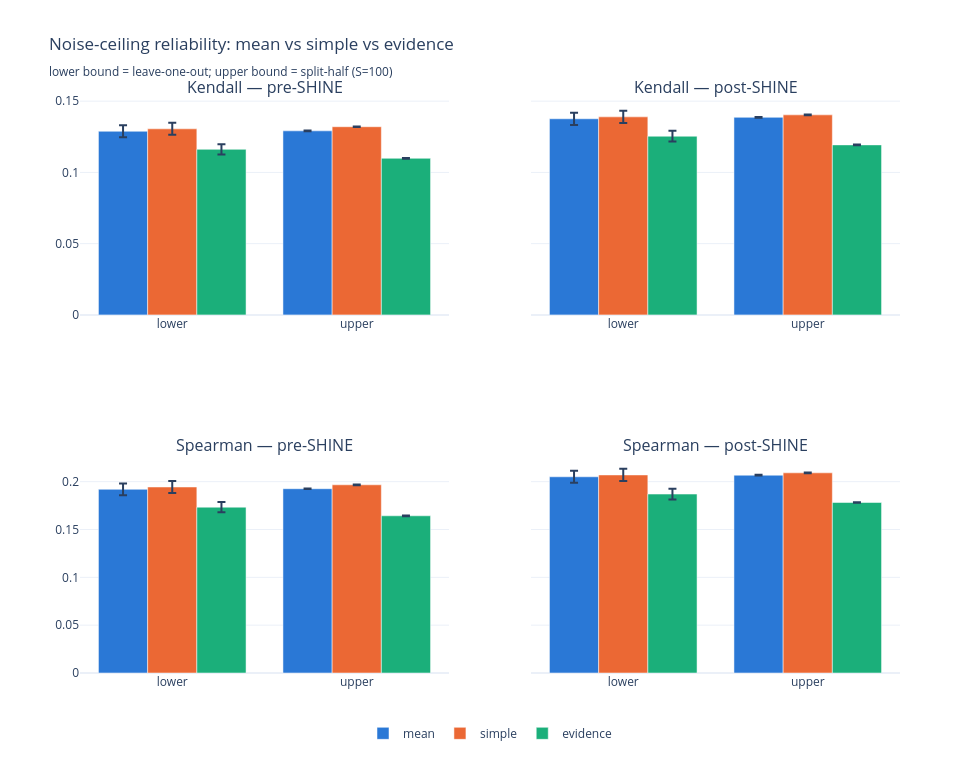

Source (notebook cell):
### Markdown cell above
## Figure: reliability by aggregator, bound, metric, and cohort

2×2 grid (rows = metric, cols = cohort), each subplot a grouped bar chart (x = bound, grouped/colored by aggregator), bar height = mean, error bars = SEM.

### Code cell
_METRICS = ["kendall", "spearman"]
_COHORTS = ["pre", "post"]
_AGGREGATIONS = ["mean", "simple", "evidence"]
_BOUNDS = ["lower", "upper"]
_COLORS = {k: v["main"] for k, v in role_palette(_AGGREGATIONS).items()}

fig = make_subplots(
    rows=2, cols=2,
    subplot_titles=[f"{metric.title()} — {cohort}-SHINE" for metric in _METRICS for cohort in _COHORTS],
    shared_yaxes=True,
)

for row, metric in enumerate(_METRICS, start=1):
    for col, cohort in enumerate(_COHORTS, start=1):
        cell = summary[(summary["metric"] == metric) & (summary["cohort"] == cohort)]
        for aggregation in _AGGREGATIONS:
            sub = cell[cell["aggregation"] == aggregation].set_index("bound").reindex(_BOUNDS)
            fig.add_trace(
                go.Bar(
                    x=_BOUNDS, y=sub["mean"], error_y=dict(type="data", array=sub["sem"]),
                    name=aggregation, marker_color=_COLORS[aggregation],
                    legendgroup=aggregation, showlegend=(row == 1 and col == 1),
                ),
                row=row, col=col,
            )

fig.update_layout(
    title="Noise-ceiling reliability: mean vs simple vs evidence"
          "<br><sub>lower bound = leave-one-out; upper bound = split-half (S=100)</sub>",
    barmode="group", template=_TEMPLATE, height=760, width=980,
    legend=dict(orientation="h", y=-0.08, x=0.5, xanchor="center"),
)
fig.show()

### Figure 1 — Plotly figure (JSON) as saved in the notebook; plotly's stock layout.template omitted (floating-point values rounded to 4 significant figures)
{"data": [{"error_y": {"array": [0.004201, 0.0002506], "type": "data"}, "legendgroup": "mean", "marker": {"color": "#2a78d6"}, "name": "mean", "showlegend": true, "x": ["lower", "upper"], "y": [0.1289, 0.1292], "type": "bar", "xaxis": "x", "yaxis": "y"}, {"error_y": {"array": [0.004224, 0.0002432], "type": "data"}, "legendgroup": "simple", "marker": {"color": "#eb6834"}, "name": "simple", "showlegend": true, "x": ["lower", "upper"], "y": [0.1306, 0.1321], "type": "bar", "xaxis": "x", "yaxis": "y"}, {"error_y": {"array": [0.003657, 0.0002651], "type": "data"}, "legendgroup": "evidence", "marker": {"color": "#1baf7a"}, "name": "evidence", "showlegend": true, "x": ["lower", "upper"], "y": [0.1162, 0.1099], "type": "bar", "xaxis": "x", "yaxis": "y"}, {"error_y": {"array": [0.004278, 0.000254], "type": "data"}, "legendgroup": "mean", "marker": {"color": "#2a78d6"}, "name": "mean", "showlegend": false, "x": ["lower", "upper"], "y": [0.1376, 0.1387], "type": "bar", "xaxis": "x2", "yaxis": "y2"}, {"error_y": {"array": [0.004299, 0.0002516], "type": "data"}, "legendgroup": "simple", "marker": {"color": "#eb6834"}, "name": "simple", "showlegend": false, "x": ["lower", "upper"], "y": [0.139, 0.1404], "type": "bar", "xaxis": "x2", "yaxis": "y2"}, {"error_y": {"array": [0.003778, 0.0002338], "type": "data"}, "legendgroup": "evidence", "marker": {"color": "#1baf7a"}, "name": "evidence", "showlegend": false, "x": ["lower", "upper"], "y": [0.1254, 0.1193], "type": "bar", "xaxis": "x2", "yaxis": "y2"}, {"error_y": {"array": [0.006205, 0.0003645], "type": "data"}, "legendgroup": "mean", "marker": {"color": "#2a78d6"}, "name": "mean", "showlegend": false, "x": ["lower", "upper"], "y": [0.192, 0.1926], "type": "bar", "xaxis": "x3", "yaxis": "y3"}, {"error_y": {"array": [0.006229, 0.0003548], "type": "data"}, "legendgroup": "simple", "marker": {"color": "#eb6834"}, "name": "simple", "showlegend": false, "x": ["lower", "upper"], "y": [0.1945, 0.1967], "type": "bar", "xaxis": "x3", "yaxis": "y3"}, {"error_y": {"array": [0.00541, 0.0003843], "type": "data"}, "legendgroup": "evidence", "marker": {"color": "#1baf7a"}, "name": "evidence", "showlegend": false, "x": ["lower", "upper"], "y": [0.1733, 0.1643], "type": "bar", "xaxis": "x3", "yaxis": "y3"}, {"error_y": {"array": [0.006321, 0.0003669], "type": "data"}, "legendgroup": "mean", "marker": {"color": "#2a78d6"}, "name": "mean", "showlegend": false, "x": ["lower", "upper"], "y": [0.2051, 0.2068], "type": "bar", "xaxis": "x4", "yaxis": "y4"}, {"error_y": {"array": [0.006348, 0.0003628], "type": "data"}, "legendgroup": "simple", "marker": {"color": "#eb6834"}, "name": "simple", "showlegend": false, "x": ["lower", "upper"], "y": [0.207, 0.2092], "type": "bar", "xaxis": "x4", "yaxis": "y4"}, {"error_y": {"array": [0.005577, 0.0003393], "type": "data"}, "legendgroup": "evidence", "marker": {"color": "#1baf7a"}, "name": "evidence", "showlegend": false, "x": ["lower", "upper"], "y": [0.187, 0.1783], "type": "bar", "xaxis": "x4", "yaxis": "y4"}], "layout": {"xaxis": {"anchor": "y", "domain": [0.0, 0.45]}, "yaxis": {"anchor": "x", "domain": [0.625, 1.0]}, "xaxis2": {"anchor": "y2", "domain": [0.55, 1.0]}, "yaxis2": {"anchor": "x2", "domain": [0.625, 1.0], "matches": "y", "showticklabels": false}, "xaxis3": {"anchor": "y3", "domain": [0.0, 0.45]}, "yaxis3": {"anchor": "x3", "domain": [0.0, 0.375]}, "xaxis4": {"anchor": "y4", "domain": [0.55, 1.0]}, "yaxis4": {"anchor": "x4", "domain": [0.0, 0.375], "matches": "y3", "showticklabels": false}, "annotations": [{"font": {"size": 16}, "showarrow": false, "text": "Kendall — pre-SHINE", "x": 0.225, "xanchor": "center", "xref": "paper", "y": 1.0, "yanchor": "bottom", "yref": "paper"}, {"font": {"size": 16}, "showarrow": false, "text": "Kendall — post-SHINE", "x": 0.775, "xanchor": "center", "xref": "paper", "y": 1.0, "yanchor": "bottom", "yref": "paper"}, {"font": {"size": 16}, "showarrow": false, "text": "Spearman — pre-SHINE", "x": 0.225, "xanchor": "center", "xref": "paper", "y": 0.375, "yanchor": "bottom", "yref": "paper"}, {"font": {"size": 16}, "showarrow": false, "text": "Spearman — post-SHINE", "x": 0.775, "xanchor": "center", "xref": "paper", "y": 0.375, "yanchor": "bottom", "yref": "paper"}], "legend": {"orientation": "h", "y": -0.08, "x": 0.5, "xanchor": "center"}, "title": {"text": "Noise-ceiling reliability: mean vs simple vs evidence<br><sub>lower bound = leave-one-out; upper bound = split-half (S=100)</sub>"}, "barmode": "group", "height": 760, "width": 980}}
